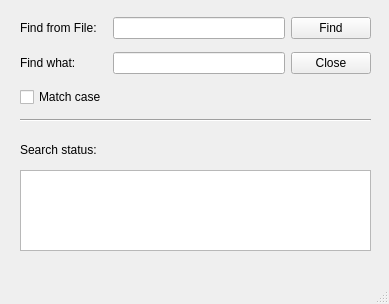
<?xml version="1.0" encoding="UTF-8"?>
<ui version="4.0">
 <class>MainWindow</class>
 <widget class="QMainWindow" name="MainWindow">
  <property name="geometry">
   <rect>
    <x>0</x>
    <y>0</y>
    <width>389</width>
    <height>304</height>
   </rect>
  </property>
  <property name="windowTitle">
   <string>MainWindow</string>
  </property>
  <widget class="QWidget" name="centralwidget">
   <widget class="QTextBrowser" name="textBrowser">
    <property name="geometry">
     <rect>
      <x>20</x>
      <y>170</y>
      <width>351</width>
      <height>81</height>
     </rect>
    </property>
   </widget>
   <widget class="QWidget" name="gridLayoutWidget">
    <property name="geometry">
     <rect>
      <x>20</x>
      <y>10</y>
      <width>351</width>
      <height>105</height>
     </rect>
    </property>
    <layout class="QGridLayout" name="gridLayout">
     <item row="0" column="1">
      <widget class="QLineEdit" name="fileLineEdit"/>
     </item>
     <item row="1" column="0">
      <widget class="QLabel" name="label_2">
       <property name="text">
        <string>Find what:</string>
       </property>
      </widget>
     </item>
     <item row="1" column="1">
      <widget class="QLineEdit" name="keyLineEdit"/>
     </item>
     <item row="2" column="0">
      <widget class="QCheckBox" name="matchCheckBox">
       <property name="text">
        <string>Match case</string>
       </property>
      </widget>
     </item>
     <item row="1" column="2">
      <widget class="QPushButton" name="closePushButton">
       <property name="text">
        <string>Close</string>
       </property>
      </widget>
     </item>
     <item row="0" column="0">
      <widget class="QLabel" name="label">
       <property name="text">
        <string>Find from File:</string>
       </property>
      </widget>
     </item>
     <item row="0" column="2">
      <widget class="QPushButton" name="findPushButton">
       <property name="text">
        <string>Find</string>
       </property>
      </widget>
     </item>
    </layout>
   </widget>
   <widget class="Line" name="line">
    <property name="geometry">
     <rect>
      <x>20</x>
      <y>110</y>
      <width>351</width>
      <height>20</height>
     </rect>
    </property>
    <property name="orientation">
     <enum>Qt::Horizontal</enum>
    </property>
   </widget>
   <widget class="QLabel" name="label_3">
    <property name="geometry">
     <rect>
      <x>20</x>
      <y>140</y>
      <width>101</width>
      <height>20</height>
     </rect>
    </property>
    <property name="text">
     <string>Search status:</string>
    </property>
   </widget>
  </widget>
  <widget class="QMenuBar" name="menubar">
   <property name="geometry">
    <rect>
     <x>0</x>
     <y>0</y>
     <width>389</width>
     <height>25</height>
    </rect>
   </property>
  </widget>
  <widget class="QStatusBar" name="statusbar"/>
 </widget>
 <resources/>
 <connections>
  <connection>
   <sender>closePushButton</sender>
   <signal>clicked()</signal>
   <receiver>MainWindow</receiver>
   <slot>close()</slot>
   <hints>
    <hint type="sourcelabel">
     <x>329</x>
     <y>113</y>
    </hint>
    <hint type="destinationlabel">
     <x>362</x>
     <y>134</y>
    </hint>
   </hints>
  </connection>
 </connections>
</ui>
